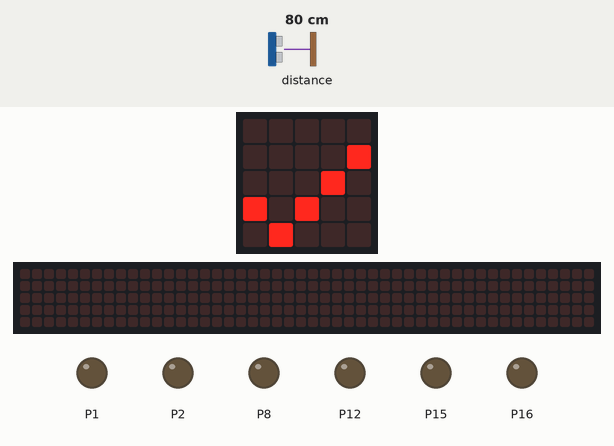
Bench run of a program on a simulated BBC micro:bit (MakeCode). On the bench: the board's 5×5 LED display, a strip that is not on the board, showing the scrolling text unrolled, output pins drawn as LEDs (lit = HIGH). The inputs (shaded band) are chosen by the test bench; at power-on: distance to the obstacle 80 cm. The 48×5 strip is a reading aid, not a part: it shows the text the display is scrolling, unrolled, one strip-width of it at a time.

Above: at 0.1 s.
At 0.7 s:
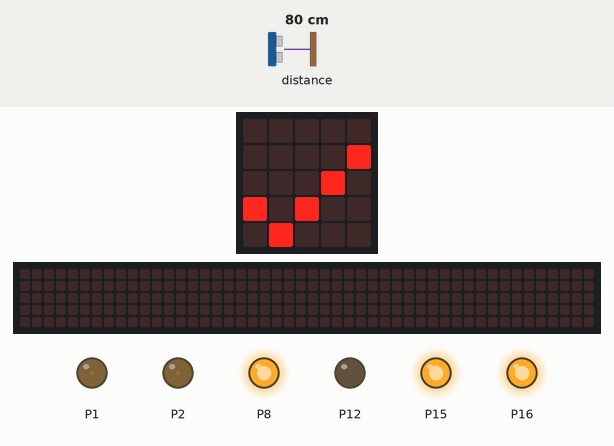
At 30.68 s:
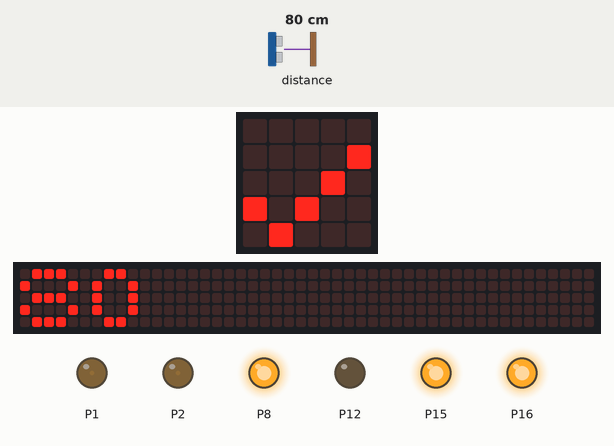
At 32.78 s:
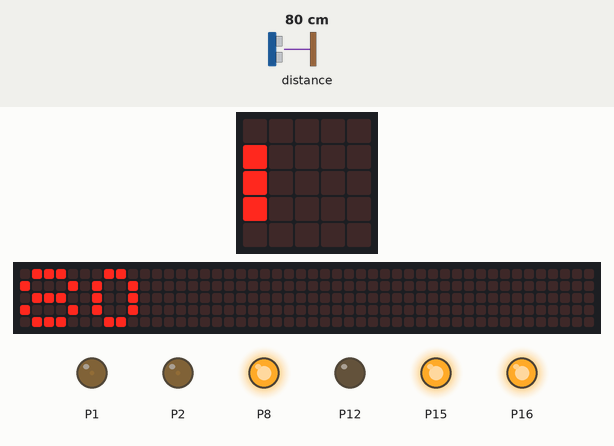
At 65.6 s:
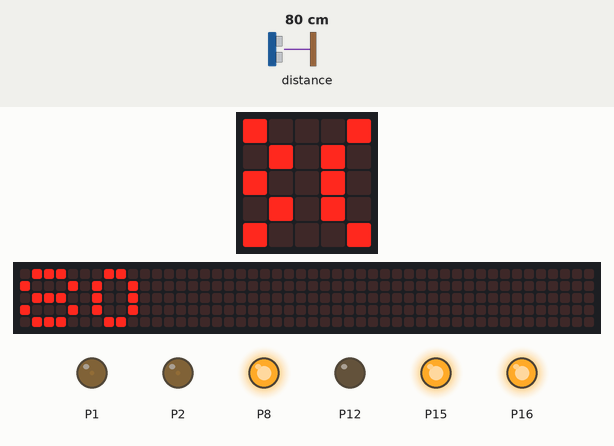
At 100.53 s:
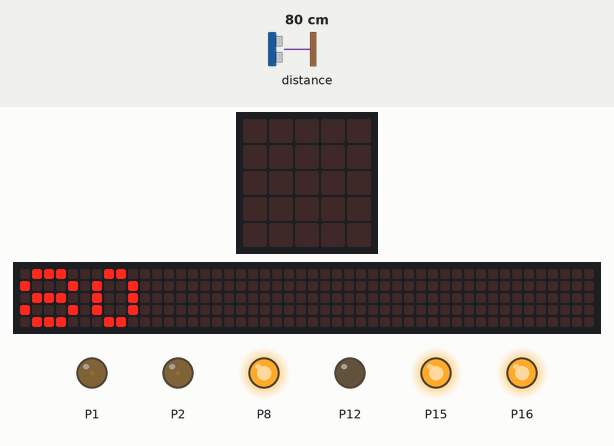
Timing chart, 0 to 102.0 s (numbered marks = the images above):
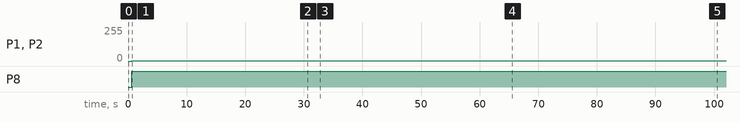

Measured:
- by itself, P1, P2: 0/255 → 1/255 at 0.61 s
- by itself, P8: LOW → HIGH at 0.61 s
- what the display in image 5 shows lasts 0.5 s, from 100.3 s to 100.8 s

The program:

main.ts
```typescript
let afstand = 0
basic.showIcon(IconNames.Yes)
pins.digitalWritePin(DigitalPin.P15, 1)
pins.digitalWritePin(DigitalPin.P16, 1)
let snelheid = 2
basic.forever(function () {
    afstand = sonar.ping(
    DigitalPin.P13,
    DigitalPin.P14,
    PingUnit.Centimeters
    )
    basic.pause(30000)
    basic.showNumber(afstand)
    basic.pause(1000)
})
basic.forever(function () {
    if (afstand >= 20) {
        // rechtermotor M1 rechts
        pins.digitalWritePin(DigitalPin.P8, 1)
        pins.analogWritePin(AnalogPin.P1, snelheid)
        // linkermotor M2 rechts
        pins.digitalWritePin(DigitalPin.P12, 0)
        pins.analogWritePin(AnalogPin.P2, snelheid)
    } else {
        // rechtermotor M1 rechts
        pins.digitalWritePin(DigitalPin.P8, 0)
        pins.analogWritePin(AnalogPin.P1, snelheid)
        // linkermotor M2 rechts
        pins.digitalWritePin(DigitalPin.P12, 1)
        pins.analogWritePin(AnalogPin.P2, snelheid)
    }
})
```

test.ts
```typescript
// tests gaan hier; deze zal niet worden gecompileerd wanneer dit pakket wordt gebruikt als extensie.
```
